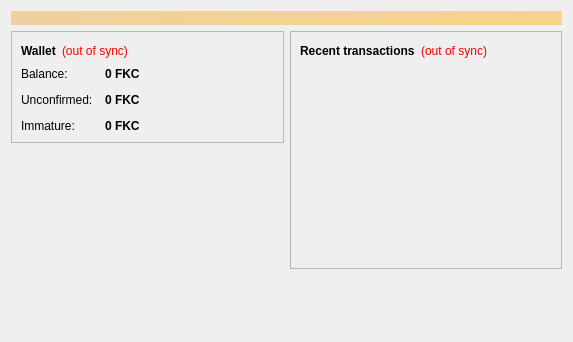
<?xml version="1.0" encoding="UTF-8"?>
<ui version="4.0">
 <class>OverviewPage</class>
 <widget class="QWidget" name="OverviewPage">
  <property name="geometry">
   <rect>
    <x>0</x>
    <y>0</y>
    <width>573</width>
    <height>342</height>
   </rect>
  </property>
  <property name="windowTitle">
   <string>Form</string>
  </property>
  <layout class="QVBoxLayout" name="topLayout">
   <item>
    <widget class="QLabel" name="labelAlerts">
     <property name="visible">
      <bool>false</bool>
     </property>
     <property name="styleSheet">
      <string notr="true">background-color: qlineargradient(x1: 0, y1: 0, x2: 1, y2: 0, stop:0 #F0D0A0, stop:1 #F8D488); color:#000000;</string>
     </property>
     <property name="wordWrap">
      <bool>true</bool>
     </property>
     <property name="margin">
      <number>3</number>
     </property>
    </widget>
   </item>
   <item>
    <layout class="QHBoxLayout" name="horizontalLayout" stretch="1,1">
     <item>
      <layout class="QVBoxLayout" name="verticalLayout_2">
       <item>
        <widget class="QFrame" name="frame">
         <property name="frameShape">
          <enum>QFrame::StyledPanel</enum>
         </property>
         <property name="frameShadow">
          <enum>QFrame::Raised</enum>
         </property>
         <layout class="QVBoxLayout" name="verticalLayout_4">
          <item>
           <layout class="QHBoxLayout" name="horizontalLayout_4">
            <item>
             <widget class="QLabel" name="label_5">
              <property name="font">
               <font>
                <weight>75</weight>
                <bold>true</bold>
               </font>
              </property>
              <property name="text">
               <string>Wallet</string>
              </property>
             </widget>
            </item>
            <item>
             <widget class="QLabel" name="labelWalletStatus">
              <property name="toolTip">
               <string>The displayed information may be out of date. Your wallet automatically synchronizes with the FunKarmaCoin network after a connection is established, but this process has not completed yet.</string>
              </property>
              <property name="styleSheet">
               <string notr="true">QLabel { color: red; }</string>
              </property>
              <property name="text">
               <string notr="true">(out of sync)</string>
              </property>
              <property name="alignment">
               <set>Qt::AlignLeading|Qt::AlignLeft|Qt::AlignVCenter</set>
              </property>
             </widget>
            </item>
            <item>
             <spacer name="horizontalSpacer_2">
              <property name="orientation">
               <enum>Qt::Horizontal</enum>
              </property>
              <property name="sizeHint" stdset="0">
               <size>
                <width>40</width>
                <height>20</height>
               </size>
              </property>
             </spacer>
            </item>
           </layout>
          </item>
          <item>
           <layout class="QFormLayout" name="formLayout_2">
            <property name="fieldGrowthPolicy">
             <enum>QFormLayout::AllNonFixedFieldsGrow</enum>
            </property>
            <property name="horizontalSpacing">
             <number>12</number>
            </property>
            <property name="verticalSpacing">
             <number>12</number>
            </property>
            <item row="0" column="0">
             <widget class="QLabel" name="label">
              <property name="text">
               <string>Balance:</string>
              </property>
             </widget>
            </item>
            <item row="0" column="1">
             <widget class="QLabel" name="labelBalance">
              <property name="font">
               <font>
                <weight>75</weight>
                <bold>true</bold>
               </font>
              </property>
              <property name="cursor">
               <cursorShape>IBeamCursor</cursorShape>
              </property>
              <property name="toolTip">
               <string>Your current balance</string>
              </property>
              <property name="text">
               <string notr="true">0 FKC</string>
              </property>
              <property name="textInteractionFlags">
               <set>Qt::LinksAccessibleByMouse|Qt::TextSelectableByKeyboard|Qt::TextSelectableByMouse</set>
              </property>
             </widget>
            </item>
            <item row="1" column="0">
             <widget class="QLabel" name="label_3">
              <property name="text">
               <string>Unconfirmed:</string>
              </property>
             </widget>
            </item>
            <item row="1" column="1">
             <widget class="QLabel" name="labelUnconfirmed">
              <property name="font">
               <font>
                <weight>75</weight>
                <bold>true</bold>
               </font>
              </property>
              <property name="cursor">
               <cursorShape>IBeamCursor</cursorShape>
              </property>
              <property name="toolTip">
               <string>Total of transactions that have yet to be confirmed, and do not yet count toward the current balance</string>
              </property>
              <property name="text">
               <string notr="true">0 FKC</string>
              </property>
              <property name="textInteractionFlags">
               <set>Qt::LinksAccessibleByMouse|Qt::TextSelectableByKeyboard|Qt::TextSelectableByMouse</set>
              </property>
             </widget>
            </item>
            <item row="2" column="0">
             <widget class="QLabel" name="labelImmatureText">
              <property name="text">
               <string>Immature:</string>
              </property>
             </widget>
            </item>
            <item row="2" column="1">
             <widget class="QLabel" name="labelImmature">
              <property name="font">
               <font>
                <weight>75</weight>
                <bold>true</bold>
               </font>
              </property>
              <property name="toolTip">
               <string>Mined balance that has not yet matured</string>
              </property>
              <property name="text">
               <string notr="true">0 FKC</string>
              </property>
              <property name="textInteractionFlags">
               <set>Qt::LinksAccessibleByMouse|Qt::TextSelectableByKeyboard|Qt::TextSelectableByMouse</set>
              </property>
             </widget>
            </item>
           </layout>
          </item>
         </layout>
        </widget>
       </item>
       <item>
        <spacer name="verticalSpacer">
         <property name="orientation">
          <enum>Qt::Vertical</enum>
         </property>
         <property name="sizeHint" stdset="0">
          <size>
           <width>20</width>
           <height>40</height>
          </size>
         </property>
        </spacer>
       </item>
      </layout>
     </item>
     <item>
      <layout class="QVBoxLayout" name="verticalLayout_3">
       <item>
        <widget class="QFrame" name="frame_2">
         <property name="frameShape">
          <enum>QFrame::StyledPanel</enum>
         </property>
         <property name="frameShadow">
          <enum>QFrame::Raised</enum>
         </property>
         <layout class="QVBoxLayout" name="verticalLayout">
          <item>
           <layout class="QHBoxLayout" name="horizontalLayout_2">
            <item>
             <widget class="QLabel" name="label_4">
              <property name="text">
               <string>&lt;b&gt;Recent transactions&lt;/b&gt;</string>
              </property>
             </widget>
            </item>
            <item>
             <widget class="QLabel" name="labelTransactionsStatus">
              <property name="toolTip">
               <string>The displayed information may be out of date. Your wallet automatically synchronizes with the FunKarmaCoin network after a connection is established, but this process has not completed yet.</string>
              </property>
              <property name="styleSheet">
               <string notr="true">QLabel { color: red; }</string>
              </property>
              <property name="text">
               <string notr="true">(out of sync)</string>
              </property>
              <property name="alignment">
               <set>Qt::AlignRight|Qt::AlignTrailing|Qt::AlignVCenter</set>
              </property>
             </widget>
            </item>
            <item>
             <spacer name="horizontalSpacer">
              <property name="orientation">
               <enum>Qt::Horizontal</enum>
              </property>
              <property name="sizeHint" stdset="0">
               <size>
                <width>40</width>
                <height>20</height>
               </size>
              </property>
             </spacer>
            </item>
           </layout>
          </item>
          <item>
           <widget class="QListView" name="listTransactions">
            <property name="styleSheet">
             <string notr="true">QListView { background: transparent; }</string>
            </property>
            <property name="frameShape">
             <enum>QFrame::NoFrame</enum>
            </property>
            <property name="verticalScrollBarPolicy">
             <enum>Qt::ScrollBarAlwaysOff</enum>
            </property>
            <property name="horizontalScrollBarPolicy">
             <enum>Qt::ScrollBarAlwaysOff</enum>
            </property>
            <property name="selectionMode">
             <enum>QAbstractItemView::NoSelection</enum>
            </property>
           </widget>
          </item>
         </layout>
        </widget>
       </item>
       <item>
        <spacer name="verticalSpacer_2">
         <property name="orientation">
          <enum>Qt::Vertical</enum>
         </property>
         <property name="sizeHint" stdset="0">
          <size>
           <width>20</width>
           <height>40</height>
          </size>
         </property>
        </spacer>
       </item>
      </layout>
     </item>
    </layout>
   </item>
  </layout>
 </widget>
 <resources/>
 <connections/>
</ui>
